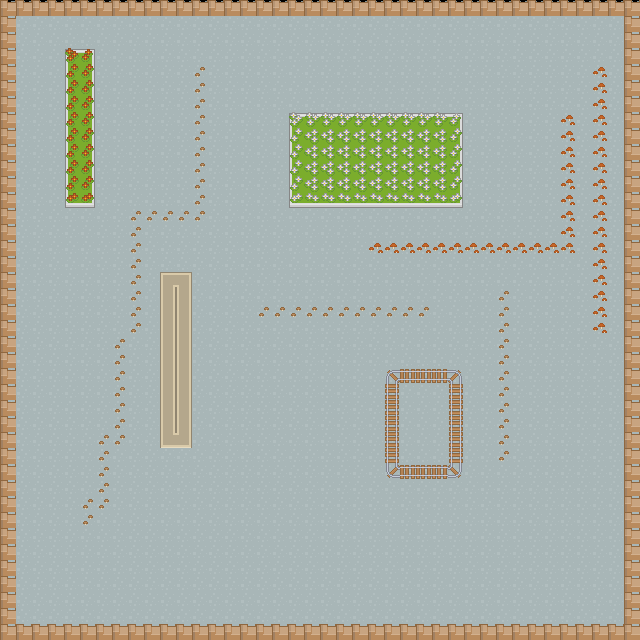

A 2D game scene composited from a Tiled map and its tileset images. What follows is a short description and the map's XML, with each tile layer's data collapsed to a summary:
An orthogonal 40x40 tile map with 16x16 px tiles, 3 tile layers (background, construction, obstacles), 2 hidden layers not drawn, 4 tilesets.

<map version="1.0" orientation="orthogonal" renderorder="right-down" width="40" height="40" tilewidth="16" tileheight="16" nextobjectid="1">
 <tileset firstgid="1" name="core" tilewidth="16" tileheight="16" spacing="1" tilecount="1767" columns="57">
  <image source="roguelikeSheet_transparent.png" width="968" height="526" />
 </tileset>
 <tileset firstgid="1768" name="indoor" tilewidth="16" tileheight="16" spacing="1" tilecount="468" columns="26">
  <image source="roguelikeIndoor_transparent.png" width="457" height="305" />
 </tileset>
 <tileset firstgid="2236" name="dungeon" tilewidth="16" tileheight="16" spacing="1" tilecount="522" columns="29">
  <image source="roguelikeDungeon_transparent.png" width="492" height="305" />
 </tileset>
 <tileset firstgid="2758" name="characters" tilewidth="16" tileheight="16" spacing="1" tilecount="648" columns="54">
  <image source="roguelikeChar_transparent.png" width="918" height="203" />
 </tileset>
 <layer name="background" width="40" height="40">
  <data>[1600 cells, 1600 non-empty, 4 distinct tile ids]</data>
 </layer>
 <layer name="construction" width="40" height="40">
  <data>[1600 cells, 9 non-empty, 3 distinct tile ids]</data>
 </layer>
 <layer name="util" width="40" height="40" visible="0">
  <data>[1600 cells, 11 non-empty, 11 distinct tile ids]</data>
 </layer>
 <layer name="_obstacles" width="40" height="40" visible="0">
  <data>[1600 cells, 373 non-empty, 17 distinct tile ids]</data>
 </layer>
 <layer name="obstacles" width="40" height="40">
  <data>[1600 cells, 379 non-empty, 29 distinct tile ids]</data>
 </layer>
</map>
